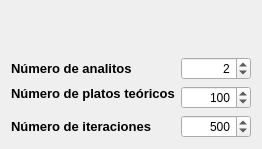
         <widget class="QWidget" name="widgetparametes" native="true">
          <layout class="QFormLayout" name="formLayout">
           <item row="1" column="0">
            <widget class="QLabel" name="label_4">
             <property name="sizePolicy">
              <sizepolicy hsizetype="Maximum" vsizetype="Preferred">
               <horstretch>0</horstretch>
               <verstretch>0</verstretch>
              </sizepolicy>
             </property>
             <property name="maximumSize">
              <size>
               <width>130</width>
               <height>16777215</height>
              </size>
             </property>
             <property name="text">
              <string>&lt;html&gt;&lt;head/&gt;&lt;body&gt;&lt;p&gt;&lt;span style=&quot; font-size:10pt; font-weight:600;&quot;&gt;Número de analitos&lt;/span&gt;&lt;/p&gt;&lt;/body&gt;&lt;/html&gt;</string>
             </property>
            </widget>
           </item>
           <item row="1" column="1">
            <widget class="QSpinBox" name="sb_num_analites">
             <property name="sizePolicy">
              <sizepolicy hsizetype="Maximum" vsizetype="Fixed">
               <horstretch>0</horstretch>
               <verstretch>0</verstretch>
              </sizepolicy>
             </property>
             <property name="minimumSize">
              <size>
               <width>70</width>
               <height>0</height>
              </size>
             </property>
             <property name="palette">
              <palette>
               <active>
                <colorrole role="Text">
                 <brush brushstyle="SolidPattern">
                  <color alpha="255">
                   <red>0</red>
                   <green>0</green>
                   <blue>0</blue>
                  </color>
                 </brush>
                </colorrole>
               </active>
               <inactive>
                <colorrole role="Text">
                 <brush brushstyle="SolidPattern">
                  <color alpha="255">
                   <red>0</red>
                   <green>0</green>
                   <blue>0</blue>
                  </color>
                 </brush>
                </colorrole>
               </inactive>
               <disabled>
                <colorrole role="Text">
                 <brush brushstyle="SolidPattern">
                  <color alpha="255">
                   <red>32</red>
                   <green>32</green>
                   <blue>32</blue>
                  </color>
                 </brush>
                </colorrole>
               </disabled>
              </palette>
             </property>
             <property name="alignment">
              <set>Qt::AlignRight|Qt::AlignTrailing|Qt::AlignVCenter</set>
             </property>
             <property name="value">
              <number>2</number>
             </property>
            </widget>
           </item>
           <item row="2" column="0">
            <widget class="QLabel" name="lb_num_plat_teo">
             <property name="sizePolicy">
              <sizepolicy hsizetype="Maximum" vsizetype="Fixed">
               <horstretch>0</horstretch>
               <verstretch>0</verstretch>
              </sizepolicy>
             </property>
             <property name="maximumSize">
              <size>
               <width>180</width>
               <height>16777215</height>
              </size>
             </property>
             <property name="text">
              <string>&lt;html&gt;&lt;head/&gt;&lt;body&gt;&lt;p&gt;&lt;span style=&quot; font-size:10pt; font-weight:600;&quot;&gt;Número de platos teóricos&lt;/span&gt;&lt;/p&gt;&lt;/body&gt;&lt;/html&gt;</string>
             </property>
            </widget>
           </item>
           <item row="2" column="1">
            <widget class="QSpinBox" name="sb_teo_plates">
             <property name="sizePolicy">
              <sizepolicy hsizetype="Maximum" vsizetype="Fixed">
               <horstretch>0</horstretch>
               <verstretch>0</verstretch>
              </sizepolicy>
             </property>
             <property name="minimumSize">
              <size>
               <width>70</width>
               <height>0</height>
              </size>
             </property>
             <property name="palette">
              <palette>
               <active>
                <colorrole role="Text">
                 <brush brushstyle="SolidPattern">
                  <color alpha="255">
                   <red>0</red>
                   <green>0</green>
                   <blue>0</blue>
                  </color>
                 </brush>
                </colorrole>
               </active>
               <inactive>
                <colorrole role="Text">
                 <brush brushstyle="SolidPattern">
                  <color alpha="255">
                   <red>0</red>
                   <green>0</green>
                   <blue>0</blue>
                  </color>
                 </brush>
                </colorrole>
               </inactive>
               <disabled>
                <colorrole role="Text">
                 <brush brushstyle="SolidPattern">
                  <color alpha="255">
                   <red>32</red>
                   <green>32</green>
                   <blue>32</blue>
                  </color>
                 </brush>
                </colorrole>
               </disabled>
              </palette>
             </property>
             <property name="alignment">
              <set>Qt::AlignRight|Qt::AlignTrailing|Qt::AlignVCenter</set>
             </property>
             <property name="maximum">
              <number>10000</number>
             </property>
             <property name="value">
              <number>100</number>
             </property>
            </widget>
           </item>
           <item row="3" column="0">
            <widget class="QLabel" name="lb_num_iter">
             <property name="text">
              <string>&lt;html&gt;&lt;head/&gt;&lt;body&gt;&lt;p&gt;&lt;span style=&quot; font-size:10pt; font-weight:600;&quot;&gt;Número de iteraciones&lt;/span&gt;&lt;/p&gt;&lt;/body&gt;&lt;/html&gt;</string>
             </property>
            </widget>
           </item>
           <item row="3" column="1">
            <widget class="QSpinBox" name="sb_num_iter">
             <property name="sizePolicy">
              <sizepolicy hsizetype="Maximum" vsizetype="Fixed">
               <horstretch>0</horstretch>
               <verstretch>0</verstretch>
              </sizepolicy>
             </property>
             <property name="minimumSize">
              <size>
               <width>70</width>
               <height>0</height>
              </size>
             </property>
             <property name="palette">
              <palette>
               <active>
                <colorrole role="Text">
                 <brush brushstyle="SolidPattern">
                  <color alpha="255">
                   <red>0</red>
                   <green>0</green>
                   <blue>0</blue>
                  </color>
                 </brush>
                </colorrole>
               </active>
               <inactive>
                <colorrole role="Text">
                 <brush brushstyle="SolidPattern">
                  <color alpha="255">
                   <red>0</red>
                   <green>0</green>
                   <blue>0</blue>
                  </color>
                 </brush>
                </colorrole>
               </inactive>
               <disabled>
                <colorrole role="Text">
                 <brush brushstyle="SolidPattern">
                  <color alpha="255">
                   <red>32</red>
                   <green>32</green>
                   <blue>32</blue>
                  </color>
                 </brush>
                </colorrole>
               </disabled>
              </palette>
             </property>
             <property name="alignment">
              <set>Qt::AlignRight|Qt::AlignTrailing|Qt::AlignVCenter</set>
             </property>
             <property name="maximum">
              <number>10000</number>
             </property>
             <property name="value">
              <number>500</number>
             </property>
            </widget>
           </item>
           <item row="0" column="0" colspan="2">
            <spacer name="verticalSpacer">
             <property name="orientation">
              <enum>Qt::Vertical</enum>
             </property>
             <property name="sizeHint" stdset="0">
              <size>
               <width>20</width>
               <height>40</height>
              </size>
             </property>
            </spacer>
           </item>
          </layout>
         </widget>
